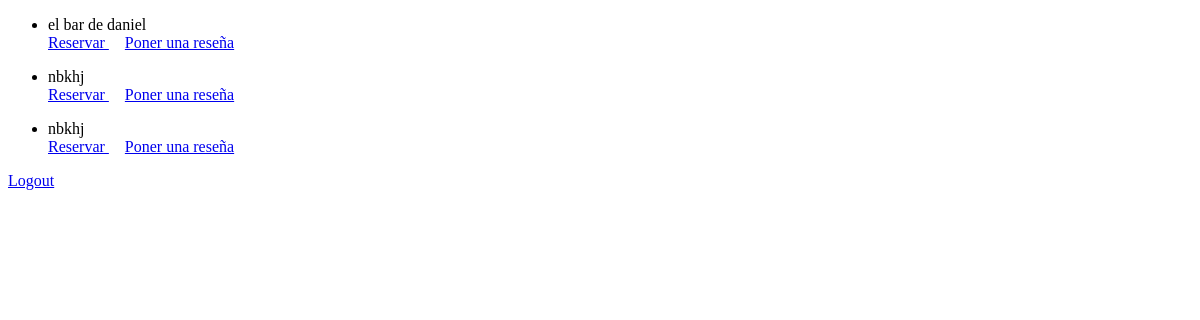
Before: /user/lista_locales with the older database file.
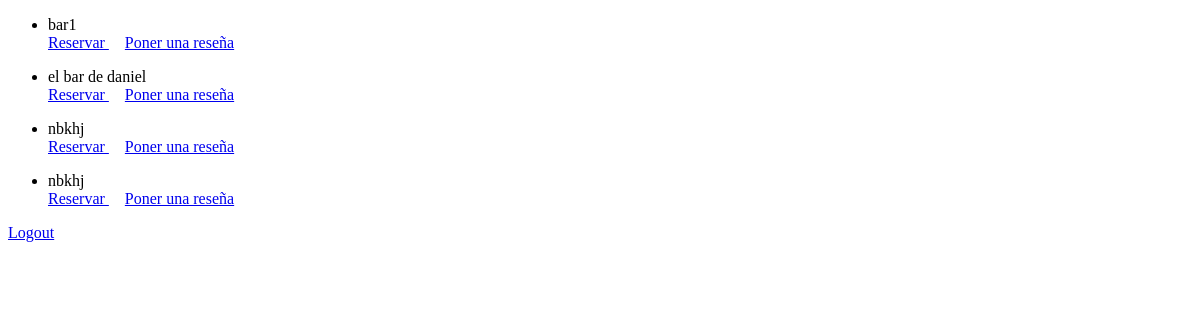
After: the same page with the newer database file.
### reservaciones/models.py (models this page shows, shortened)
class Local(models.Model):
    nombre = models.CharField(max_length=200)
    descripcion = models.CharField(max_length=300)
    direccion = models.OneToOneField(Direccion, on_delete=models.CASCADE)
    class Meta:
        abstract=False

### reservaciones/views.py (the view)
# urls.py: path('user/lista_locales', views.lista_locales, name='user'),
def lista_locales(request):
    lista = Local.objects.order_by('nombre')
    context = {
        'lista': lista,
    }
    return render(request, 'reservaciones/lista_locales.html', context)

### reservaciones/templates/reservaciones/lista_locales.html (shortened to what this page needs)
<!DOCTYPE html>
<html lang="en">
<head>
</head>
<body>
    {% if lista %}
        <ul>
        {% for local in lista %}
            <li>{{ local.nombre }}</li>
            <a href='reservar?local={{ local.id }}'>Reservar </a>&nbsp&nbsp&nbsp
            <a href='review?local={{ local.id }}'>Poner una reseña </a><br>
        {% endfor %}
        </ul>
    {% else %}
        <p>No hay locales.</p>
    {% endif %}
    <a href="logout">Logout</a>
</body>
</html>

Changed rows visible on the page:
added Local: nombre "bar1"
